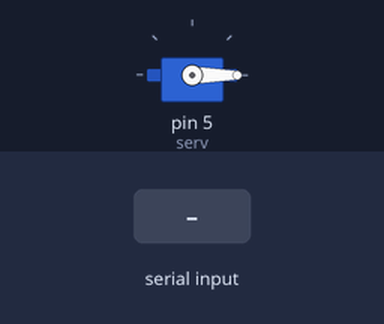
Recording of a sketch running on a simulated Arduino Uno, built with avr-gcc and run on an emulated ATmega328P. On the bench: servo. The inputs (shaded band) are chosen by the test bench.

Above: at 1.2 s.
1.3 s: "U" received over the second serial link
At 1.7 s:
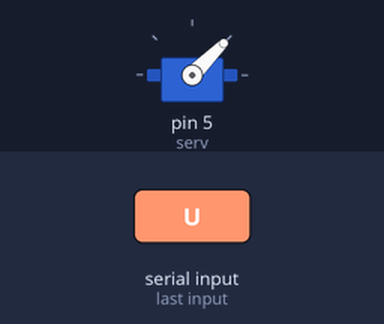
2.8 s: "R" received over the second serial link
At 4.1 s:
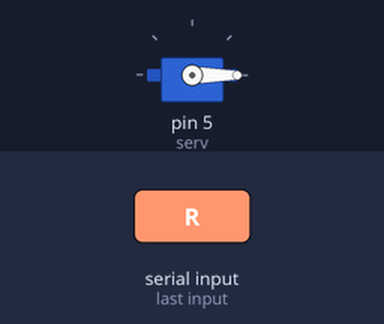
Timing chart, 0 to 5.8 s (numbered marks = the images above; inputs shaded):
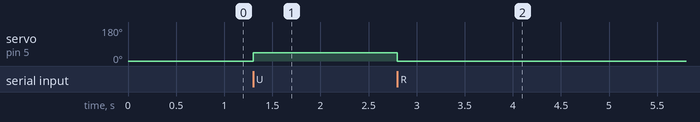

Measured:
- after the input at 1.3 s, servo on pin 5 (serv): 0° → 45° at once
- after the input at 2.8 s, servo on pin 5 (serv): 45° → 0° at once

The sketch:

test_with_bluethooth_servo.ino.ino
```cpp
#include <SoftwareSerial.h>
#include <Servo.h>
SoftwareSerial bt(2,3);
int pos = 0;
int incomingByte = 0;
Servo serv;

void setup()
{
  Serial.begin(9600);
  bt.begin(9600);
  serv.attach(5);
  serv.write(0);
}

void loop()
{
  if (bt.available() > 0) {
    //Serial.write(bt.read());
    incomingByte = bt.read();
  }
  switch(incomingByte){
    case 'R':
    serv.write(0);
    break;
    case 'U':
    serv.write(45);
    break;
    case 'D':
    serv.write(-45);
    break;
  }
}
```
